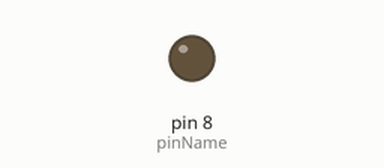
This sketch was run on a simulated Arduino Uno, built with avr-gcc and run on an emulated ATmega328P. Shown: output pins drawn as LEDs (lit = HIGH).

Above: at 1.1 s.
At 8.3 s:
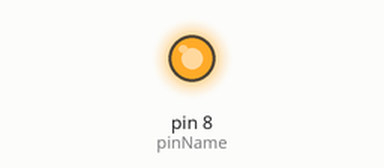
Timing chart, 0 to 8.6 s (numbered marks = the images above):
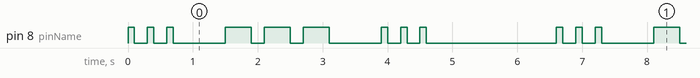

Measured:
- by itself, pin 8 (pinName): repeats every 6.6 s: 2 × (LOW 0.20 s, HIGH 0.10 s), LOW 0.80 s, 2 × (HIGH 0.40 s, LOW 0.20 s), HIGH 0.40 s, LOW 0.80 s, 2 × (HIGH 0.10 s, LOW 0.20 s), HIGH 0.10 s, LOW 2.0 s, HIGH 0.10 s
- by itself, everything shown: repeats every 6.6 s, in 18 steps

The sketch:

P1501_220604_TEST_LEDSOS.ino
```cpp
int dot = 100;
int dash = 400;
int smallPause = 200;
int bigPause = 600;
int pinName = 8;

void setup() {
  // put your setup code here, to run once:
  pinMode(pinName, OUTPUT);
}

void loop() {
  // put your main code here, to run repeatedly:
  //S
  digitalWrite(pinName,HIGH);
  delay(dot);
  digitalWrite(pinName,LOW);
  delay(smallPause);

  digitalWrite(pinName,HIGH);
  delay(dot);
  digitalWrite(pinName,LOW);
  delay(smallPause);

  digitalWrite(pinName,HIGH);
  delay(dot);
  digitalWrite(pinName,LOW);
  delay(smallPause);

  delay(bigPause);

  //O
  digitalWrite(pinName,HIGH);
  delay(dash);
  digitalWrite(pinName,LOW);
  delay(smallPause);

  digitalWrite(pinName,HIGH);
  delay(dash);
  digitalWrite(pinName,LOW);
  delay(smallPause);

  digitalWrite(pinName,HIGH);
  delay(dash);
  digitalWrite(pinName,LOW);
  delay(smallPause);

  delay(bigPause);

  //S
  digitalWrite(pinName,HIGH);
  delay(dot);
  digitalWrite(pinName,LOW);
  delay(smallPause);

  digitalWrite(pinName,HIGH);
  delay(dot);
  digitalWrite(pinName,LOW);
  delay(smallPause);

  digitalWrite(pinName,HIGH);
  delay(dot);
  digitalWrite(pinName,LOW);
  delay(smallPause);

  delay(bigPause);
  delay(bigPause);
  delay(bigPause);
}
```
